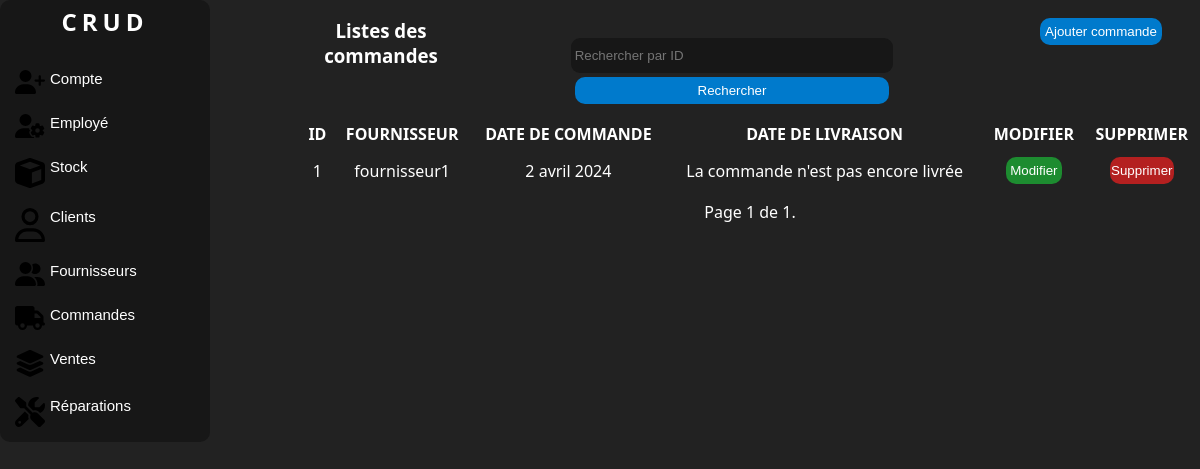
The page /commandes/ (signed in) on the database as committed earlier.
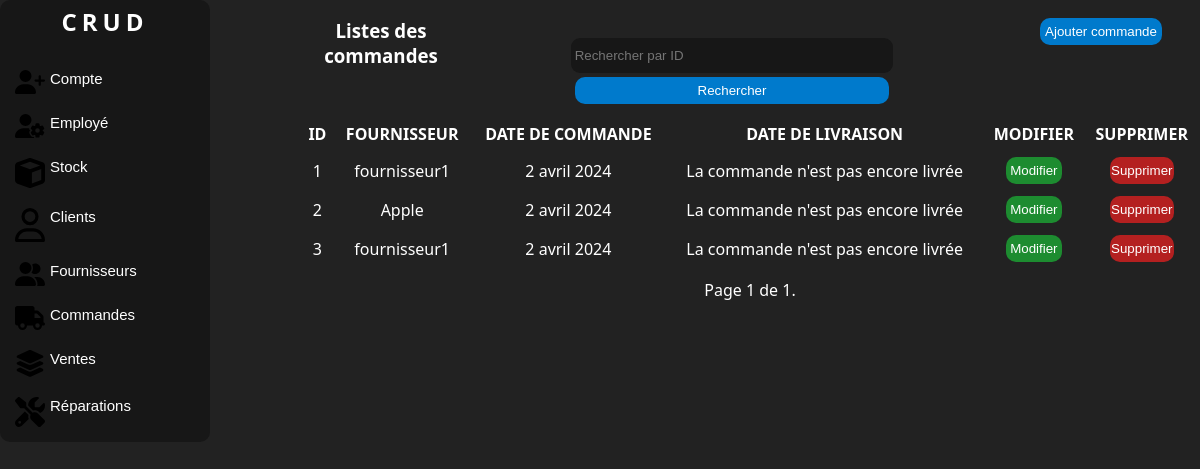
The same page on the database as committed later.
### manager/models.py (models this page shows, shortened)
class PurchaseOrder(models.Model):
    supplier = models.ForeignKey(Supplier, on_delete=models.SET_NULL, null=True, blank=True, db_column='Fournisseur')
    order_date = models.DateField(auto_now_add=True, db_column='Date de commande')
    delivery_date = models.DateField(null=True, blank=True, db_column='Date de livraison')
    is_delivered = models.BooleanField(default=False, db_column='Est livré')
    class Meta:
        db_table = 'Commande'

class Supplier(models.Model):
    name = models.CharField(max_length=100, db_column='Nom')
    phone = PhoneNumberField(unique=True, region='DZ', db_column='Téléphone')
    email = models.EmailField(unique=True, db_column='Email')
    address = models.TextField(db_column='Adresse')
    class Meta:
        db_table = 'Fournisseur'

### manager/views.py (the view)
# urls.py: path('commandes/', views.PurchaseOrderListView.as_view(), name='purchase-order-list'),
class PurchaseOrderListView(LoginRequiredMixin, ListView):
    model = PurchaseOrder
    template_name = 'listecommande.html'
    context_object_name = 'purchase_orders'
    paginate_by = 10
    form_class = FilterForm
    def get_queryset(self):
        queryset = super().get_queryset()
        query = self.request.GET.get('query')
        if query:
            queryset = queryset.filter(id=query)
        return queryset
    def get_context_data(self, **kwargs):
        context = super().get_context_data(**kwargs)
        context['form'] = FilterForm(self.request.GET)
        return context

### manager/forms.py
class FilterForm(forms.Form):
    query = forms.IntegerField(label='', required=False,
                               widget=forms.TextInput(attrs={'placeholder': 'Rechercher par ID'}))

### manager/templatetags/auth_extras.py (called while the page is built)
@register.filter(name='has_group')
def has_group(user, group_name):
    group = Group.objects.get(name=group_name)
    return True if group in user.groups.all() else False

### manager/templates/listecommande.html (shortened to what this page needs)
{% load static %}
{% load auth_extras %}
<!DOCTYPE html>
<html lang="en">
<head>
    <link rel="stylesheet" href="{% static 'css/style.css' %}">
    <link rel="stylesheet" href="{% static 'css/accueil.css' %}">
</head>
<body>
<div class="corp">
    <div class="nav">
        <div class="logo">
            <a href="{% url 'home' %}" class="link"><h2>CRUD</h2></a>
        </div>
        <br>
        {% if request.user|has_group:"Admin" %}
        <button class="value">
            <a class="link" href="{% url 'account-list' %}"> Compte </a>
        </button>
        <button class="value">
            <a class="link" href="{% url 'employee-list' %}">Employé </a>
        </button>
        {% endif %}
        <button class="value">
            <a class="link" href="{% url 'products-list' %}"> Stock </a>
        </button>
        <button class="value">
            <a class="link" href="{% url 'client-list' %}"> Clients </a>
        </button>
        <button class="value">
            <a class="link" href="{% url 'supplier-list' %}"> Fournisseurs </a>
        </button>
        <button class="value">
            <a class="link" href="{% url 'purchase-order-list' %}">Commandes </a>
        </button>
        <button class="value">
            <a class="link" href="{% url 'sale-list' %}">Ventes </a>
        </button>
        <button class="value">
            <a class="link" href="{% url 'repair-list' %}"> Réparations </a>
        </button>
    </div>
    <div class="liste">
        <div class="c1">
            <div class="colone1"><h3>Listes des commandes</h3></div>
            <div class="colone1">
                <form method="GET" action="">
                    {{ form }}
                    <button class="button" type="submit">Rechercher</button>
                </form>
            </div>
            <div class="colone1">
                <button class="button"><a href="{% url 'add-purchase-order' %}" class="link">Ajouter commande</a></button>
            </div>
        </div>
        <div class="c2">
            {% if purchase_orders %}
            <table>
                <thead>
                <tr>
                    <th>Id</th>
                    <th>Fournisseur</th>
                    <th>Date de commande</th>
                    <th>Date de livraison</th>
                    <th>Modifier</th>
                    <th>Supprimer</th>
                </tr>
                </thead>
                <tbody id="tbody">
                {% for purchase_order in page_obj %}
                <tr>
                    <td>{{ purchase_order.id }}</td>
                    <td>{{ purchase_order.supplier.name }}</td>
                    <td>{{ purchase_order.order_date }}</td>
                    <td>
                        {% if purchase_order.delivery_date %}
                            {{ purchase_order.delivery_date }}
                        {% else %}
                            La commande n'est pas encore livrée
                        {% endif %}
                    </td>
                    <td>
                        <button class="button" id="modifier"
                                onclick="location.href='{% url 'update-purchase-order' purchase_order.id %}';">Modifier
                        </button>
                    </td>
                    <td>
                        <button class="button" id="supprimer"
                                onclick="location.href='{% url 'delete-purchase-order' purchase_order.id %}';">Supprimer
                        </button>
                    </td>
                </tr>
                {% endfor %}
                </tbody>
            </table>
            {% else %}
            <p>Pas de commandes trouvées.</p>
            {% endif %}
            <div class="pagination">
                <span class="step-links">
                    <span class="current">
                        Page {{ page_obj.number }} de {{ page_obj.paginator.num_pages }}.
                    </span>
                </span>
            </div>
        </div>
    </div>
</div>
</body>
</html>

### manager/static/css/style.css (style rules this page uses)
* { padding: 0; margin: 0; }
body { background:#222 ; color: #fff; font-family:system-ui ; }
.corp { display: grid; grid-template-columns: 25% 75%; }
form { margin: auto; text-align: center; padding: 3%; }
input { width: 62%; height: 27px; outline: none; border: none; background: #111111a7; margin: 4px 0px; border-radius:9px ; padding: 4px; color:#fff; }
.button { width: 62%; height: 27px; border-radius:10px ; border: none; cursor: pointer; background: #007acc; color: white; transition: 0.7s; }
.nav { display: flex; flex-direction: column; width: 200px; background: #111111a7 ; justify-content: center; border-radius: 10px; transition: 1s; padding: 5px; overflow: hidden; }
.liste { text-align: center; display: grid; grid-template-rows: 20% 80%; }
.c1 { margin-top: 2%; display: grid; grid-template-columns: 18% 60% 22%; }
.c2 { margin-top: 2%; }
table { width: 100%; text-align: center; margin: 10px 0; }
table th { text-transform: uppercase; }
th,td { padding: 5px; }
#supprimer { background-color: rgba(193, 32, 32, 0.916); }
#modifier { background: #1bb635b7; }

### manager/static/css/accueil.css (style rules this page uses)
* { padding: 0; margin: 0; }
body { background:#222 ; color: #fff; font-family:system-ui ; }
.link { text-decoration: none; color: white; }
.logo { text-align: center; letter-spacing: 5px; }
.value { font-size: 15px; background-color: transparent; border: none; padding: 10px; color: white; display: flex; position: relative; gap: 5px; cursor: pointer; border-radius: 10px; transition: 1s; box-sizing: border-box; }
.value::before { content: ""; position: absolute; top: 5px; left: -15px; width: 5px; height: 100%; background-color:#007acc ; border-radius: 5px; opacity: 0; transition: 1s; }
.value svg { width: 30px; }

Rows that differ between the two databases and show on the page:
added PurchaseOrder: id "2", supplier.name "Apple", order_date "2 avril 2024", shows "La commande n'est pas encore livrée"
added PurchaseOrder: id "3", supplier.name "fournisseur1", order_date "2 avril 2024", shows "La commande n'est pas encore livrée"
